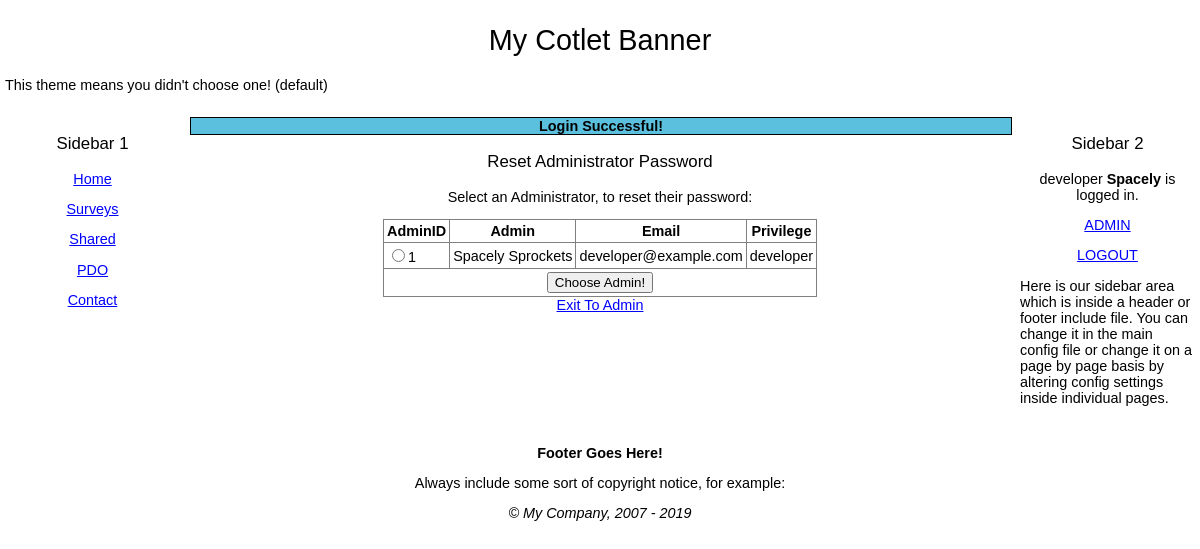
/wn19/admin/admin_reset.php (signed in), run on the app's committed database.
### tables this page shows
create table wn19_Admin(
AdminID int unsigned not null auto_increment primary key,
LastName varchar(50) DEFAULT '',
FirstName varchar(50) DEFAULT '',
Email varchar(120) DEFAULT '',
Privilege ENUM('admin','superadmin','developer') DEFAULT 'admin',
AdminPW varChar(255),
NumLogins int DEFAULT 0,
DateAdded DATETIME,
LastLogin DATETIME
);

### wn19/admin/admin_reset.php (the view, shortened to what this page needs)
<?php
require '../inc_0700/config_inc.php';
if(isset($_REQUEST['act'])){$myAction = (trim($_REQUEST['act']));}else{$myAction = "";}
switch ($myAction)
{
	default:
	 	selectAdmin();
}
function selectAdmin()
{
	global $config;
	echo '<h3 align="center">Reset Administrator Password</h3>';
	if($_SESSION["Privilege"] != "admin")
	{
		echo '<p align="center">Select an Administrator, to reset their password:</p>';
	}
	echo '<form action="' . $config->adminReset . '" method="post" onsubmit="return checkForm(this);">';
	$iConn = IDB::conn();
	$sql = "select AdminID,FirstName,LastName,Email,Privilege,LastLogin,NumLogins from " . PREFIX . "Admin";
	$result = @mysqli_query($iConn,$sql) or die(trigger_error(mysqli_error($iConn), E_USER_ERROR));
	if (mysqli_num_rows($result) > 0)
	{
		echo '
		<form action="' . $config->adminReset . '" method="post" onsubmit="return checkForm(this);">
		<table align="center" border="1" style="border-collapse:collapse" cellpadding="3" cellspacing="3">
			<tr>
				<th>AdminID</th>
				<th>Admin</th>
				<th>Email</th>
				<th>Privilege</th>
			</tr>
		';
		while ($row = mysqli_fetch_array($result))
		{
		     echo '
			     <tr>
					<td>
						<input type="radio" name="AdminID" value="' . dbOut($row['AdminID']) . '">'
							. dbOut($row['AdminID']) . '
					</td>
					<td>' . dbOut($row['FirstName']) . ' ' . dbOut($row['LastName']) . '</td>
					<td>' . dbOut($row['Email']) . '</td>
			     	<td>' . dbOut($row['Privilege']) . '</td>
			     </tr>
		     ';
		}
		echo '
			<input type="hidden" name="act" value="edit" />
			<tr>
				<td align="center" colspan="4">
					<input type="submit" value="Choose Admin!" />
				</td>
			</tr>
		</table>
		</form>
		';
	}else{
      echo '<div align="center"><h3>Currently No Administrators in Database.</h3></div>';
	}
	 echo '<div align="center"><a href="' . $config->adminDashboard . '">Exit To Admin</a></div>';
}
?>

### wn19/include/default_style.css (style rules this page uses)
body { font-size: .9em; font-family: Verdana, Geneva, Arial, Helvetica, sans-serif; padding:0; margin:0; background-color:#FFFFFF; }
td { font-family: Verdana, Geneva, Arial, Helvetica, sans-serif; }
h1, h2, h3, h4, h5, h6 { font-weight: normal; }
a { font-family:Verdana, Arial, Helvetica, sans-serif; }
a:link { color: #00f; }

### data on the page
wn19_admin: AdminID "1", FirstName "Spacely", LastName "Sprockets", Email "developer@example.com", Privilege "developer"

### other printed values
$config->banner "My Cotlet Banner"
$aText[0] "Home"
$aText[0] "Surveys"
$aText[0] "Shared"
$aText[0] "PDO"
$aText[0] "Contact"
$_SESSION['feedback'] "Login Successful!"
$_SESSION['Privilege'] "developer"
$_SESSION['FirstName'] "Spacely"
